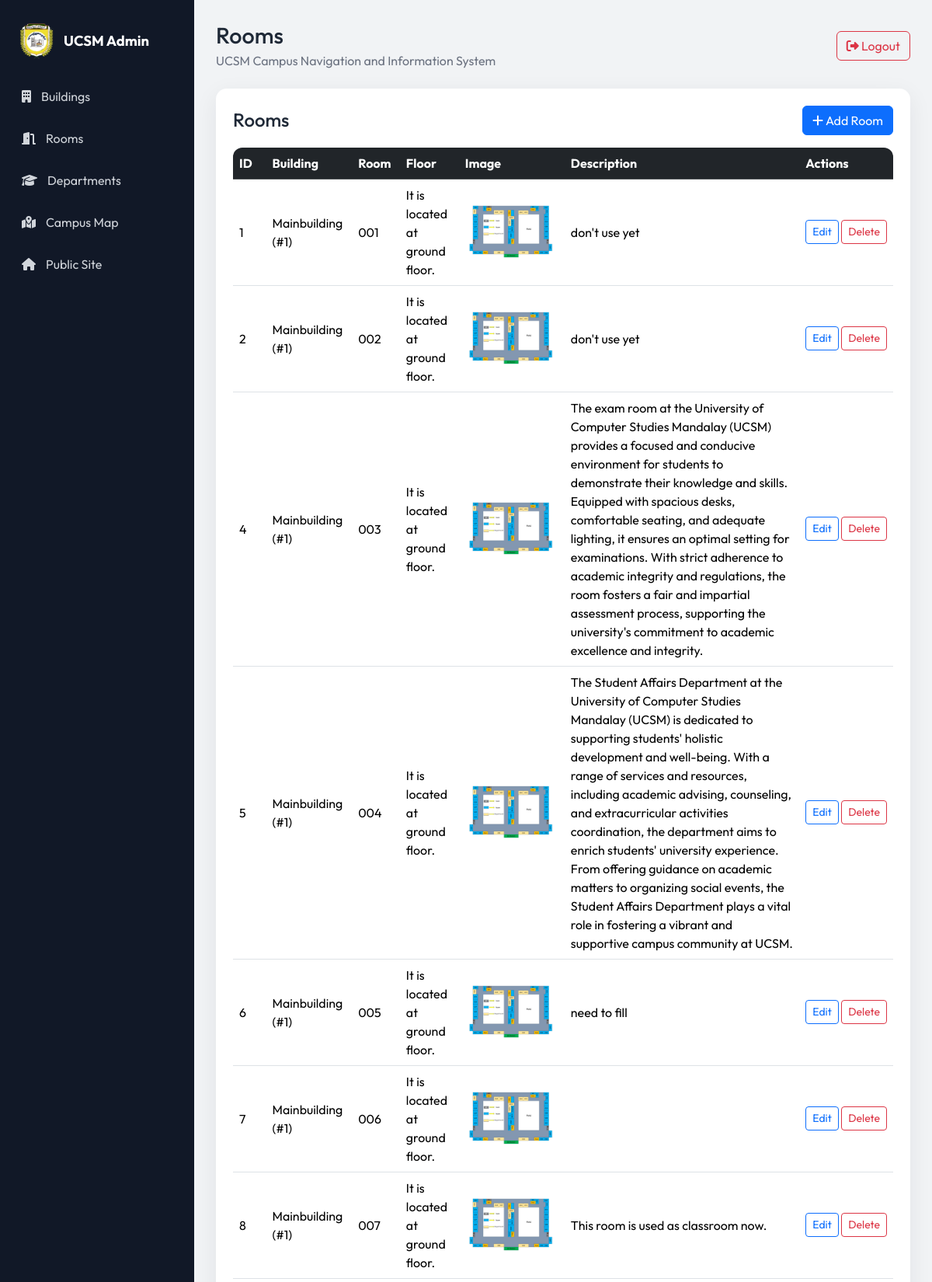
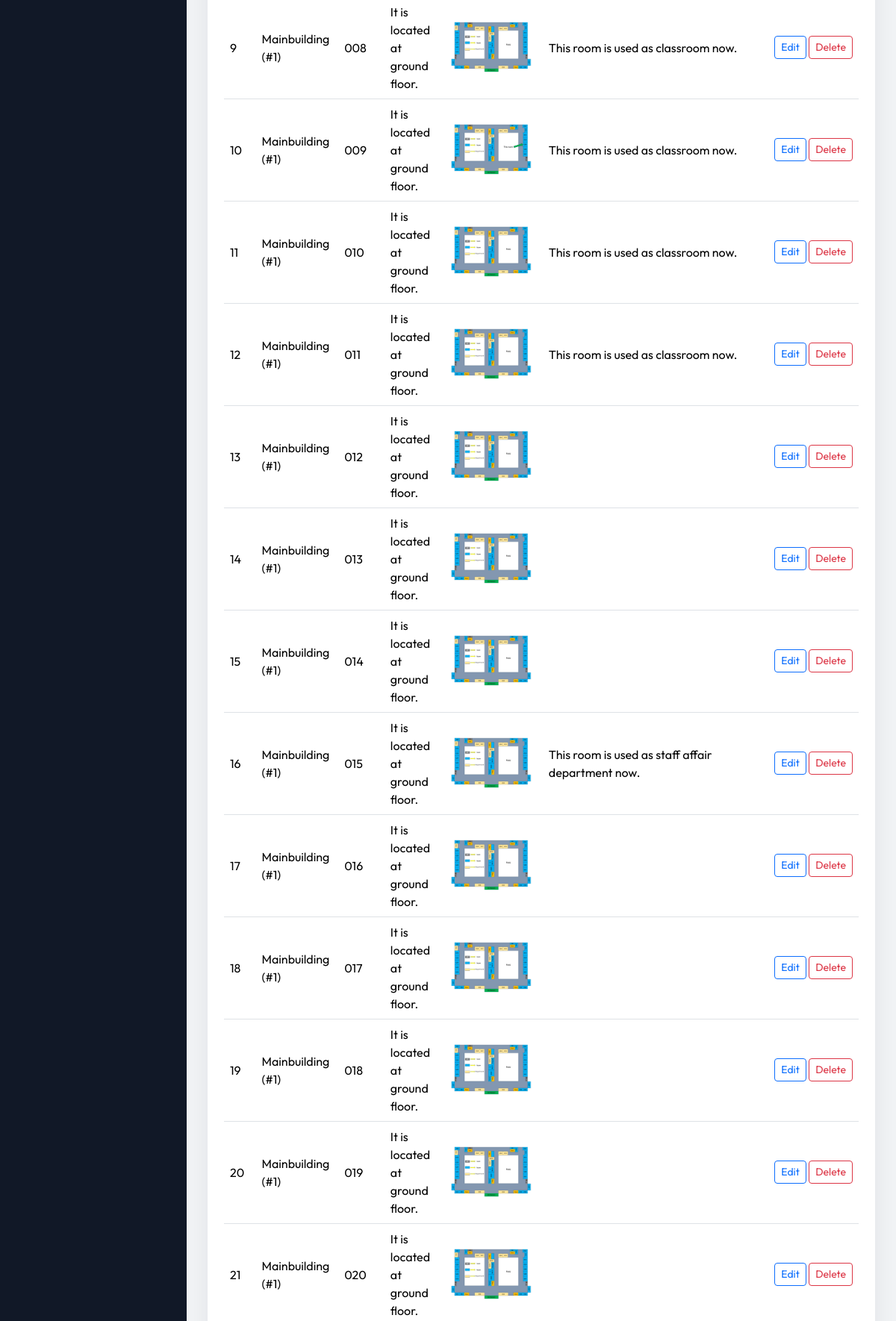
/new_buildingAdmin.php (signed in, upper part), run on the app's committed database (2 pictures, top to bottom).
### tables this page shows
CREATE TABLE `room` (
  `id` int(225) NOT NULL,
  `bid` int(225) NOT NULL,
  `roomnum` varchar(225) NOT NULL,
  `floor` varchar(225) NOT NULL,
  `imgroom` longblob NOT NULL,
  `descriptionOfRoom` text NOT NULL
);

CREATE TABLE `buildings` (
  `id` int(225) NOT NULL,
  `bname` varchar(200) DEFAULT NULL,
  `img` longblob NOT NULL,
  `description` text DEFAULT NULL
);

### bootstrap.php (called while the page is built, shortened)
<?php
require_once __DIR__ . '/includes/helpers.php';
require_once __DIR__ . '/classes/Room.php';
$db = Database::getInstance()->connection();
$roomModel = new Room($db);

### classes/Room.php (called while the page is built, shortened)
<?php
final class Room
{
    public function all(): array
    {
        $sql = 'SELECT r.id, r.bid, r.roomnum, r.floor, r.imgroom, r.descriptionOfRoom, b.bname AS building_name
                FROM room r JOIN buildings b ON b.id = r.bid ORDER BY r.bid, r.id';
        $result = $this->db->query($sql);
        return $result->fetch_all(MYSQLI_ASSOC);
    }
}

### includes/helpers.php (called while the page is built, shortened)
<?php
function e(?string $value): string
{
    return htmlspecialchars((string)$value, ENT_QUOTES, 'UTF-8');
}

### new_buildingAdmin.php (the view, shortened to what this page needs)
<?php
require __DIR__ . '/includes/auth_guard.php';
try { $rooms=$roomModel->all(); } catch(Throwable $e){ error_log($e->getMessage()); flash('danger','Rooms could not be loaded.'); $rooms=[]; }
$pageTitle='Rooms'; require __DIR__.'/includes/admin_header.php';
?><div class="admin-card"><div class="d-flex flex-wrap justify-content-between align-items-center gap-2 mb-3"><h2 class="h4 mb-0">Rooms</h2><a class="btn btn-primary" href="add_new_building.php"><i class="fa-solid fa-plus"></i> Add Room</a></div><div class="table-wrap"><table class="table table-hover admin-table"><thead class="table-dark"><tr><th>ID</th><th>Building</th><th>Room</th><th>Floor</th><th>Image</th><th>Description</th><th>Actions</th></tr></thead><tbody>
<?php if(!$rooms): ?><tr><td colspan="7" class="empty-state">No rooms found.</td></tr><?php endif; ?><?php foreach($rooms as $row): ?><tr><td><?= (int)$row['id'] ?></td><td><?= e($row['building_name']) ?> (#<?= (int)$row['bid'] ?>)</td><td><?= e($row['roomnum']) ?></td><td><?= e($row['floor']) ?></td><td><img src="<?= e($row['imgroom']) ?>" alt="Room <?= e($row['roomnum']) ?>"></td><td><?= nl2br(e($row['descriptionOfRoom'])) ?></td><td class="text-nowrap"><a class="btn btn-sm btn-outline-primary" href="editbuilding.php?id=<?= (int)$row['id'] ?>">Edit</a> <form class="d-inline" action="deletebuilding.php" method="post" onsubmit="return confirm('Delete this room and its associated department records?');"><input type="hidden" name="csrf_token" value="<?= e(csrf_token()) ?>"><input type="hidden" name="id" value="<?= (int)$row['id'] ?>"><button class="btn btn-sm btn-outline-danger">Delete</button></form></td></tr><?php endforeach; ?></tbody></table></div></div><?php require __DIR__.'/includes/admin_footer.php'; ?>

### admin.css (style rules this page uses)
:root { --sidebar:#111827;--sidebar-hover:#1f2937;--accent:#2f1fe4;--page:#f1f3f5;--card:#fff;--text:#1f2937;--muted:#6b7280 }
* { box-sizing:border-box }
html,body { margin:0;min-height:100%;font-family:Outfit,system-ui,sans-serif;background:var(--page);color:var(--text) }
.admin-card { background:var(--card);border-radius:14px;box-shadow:0 8px 30px rgba(15,23,42,.07);padding:22px }
.table-wrap { width:100%;overflow-x:auto;border-radius:12px }
.admin-table { min-width:850px }
.admin-table img { width:120px;height:70px;object-fit:cover;border-radius:8px }
.admin-table td,.admin-table th { vertical-align:middle }

### data on the page
room: id "1", bid.bname "Mainbuilding", bid "1", roomnum "001", floor "It is located at ground floor.", imgroom (picture), descriptionOfRoom "don't use yet"
room: id "2", bid.bname "Mainbuilding", bid "1", roomnum "002", floor "It is located at ground floor.", imgroom (picture), descriptionOfRoom "don't use yet"
room: id "4", bid.bname "Mainbuilding", bid "1", roomnum "003", floor "It is located at ground floor.", imgroom (picture), descriptionOfRoom "The exam room at the University of Computer Studies Mandalay (UCSM) provides a focused and conducive environment for students to demonstrate their knowledge and skills. Equipped with spacious desks, comfortable seating, and adequate lighting, it ensures an optimal setting for examinations. With strict adherence to academic integrity and regulations, the room fosters a fair and impartial assessment process, supporting the university's commitment to academic excellence and integrity."
room: id "5", bid.bname "Mainbuilding", bid "1", roomnum "004", floor "It is located at ground floor.", imgroom (picture), descriptionOfRoom "The Student Affairs Department at the University of Computer Studies Mandalay (UCSM) is dedicated to supporting students' holistic development and well-being. With a range of services and resources, including academic advising, counseling, and extracurricular activities coordination, the department aims to enrich students' university experience. From offering guidance on academic matters to organizing social events, the Student Affairs Department plays a vital role in fostering a vibrant and supportive campus community at UCSM."
room: id "6", bid.bname "Mainbuilding", bid "1", roomnum "005", floor "It is located at ground floor.", imgroom (picture), descriptionOfRoom "need to fill"
room: id "7", bid.bname "Mainbuilding", bid "1", roomnum "006", floor "It is located at ground floor.", imgroom (picture)
room: id "8", bid.bname "Mainbuilding", bid "1", roomnum "007", floor "It is located at ground floor.", imgroom (picture), descriptionOfRoom "This room is used as classroom now."
room: id "9", bid.bname "Mainbuilding", bid "1", roomnum "008", floor "It is located at ground floor.", imgroom (picture), descriptionOfRoom "This room is used as classroom now."
room: id "10", bid.bname "Mainbuilding", bid "1", roomnum "009", floor "It is located at ground floor.", imgroom (picture), descriptionOfRoom "This room is used as classroom now."
room: id "11", bid.bname "Mainbuilding", bid "1", roomnum "010", floor "It is located at ground floor.", imgroom (picture), descriptionOfRoom "This room is used as classroom now."
room: id "12", bid.bname "Mainbuilding", bid "1", roomnum "011", floor "It is located at ground floor.", imgroom (picture), descriptionOfRoom "This room is used as classroom now."
room: id "13", bid.bname "Mainbuilding", bid "1", roomnum "012", floor "It is located at ground floor.", imgroom (picture)
room: id "14", bid.bname "Mainbuilding", bid "1", roomnum "013", floor "It is located at ground floor.", imgroom (picture)
room: id "15", bid.bname "Mainbuilding", bid "1", roomnum "014", floor "It is located at ground floor.", imgroom (picture)
room: id "16", bid.bname "Mainbuilding", bid "1", roomnum "015", floor "It is located at ground floor.", imgroom (picture), descriptionOfRoom "This room is used as staff affair department now."
room: id "17", bid.bname "Mainbuilding", bid "1", roomnum "016", floor "It is located at ground floor.", imgroom (picture)
room: id "18", bid.bname "Mainbuilding", bid "1", roomnum "017", floor "It is located at ground floor.", imgroom (picture)
room: id "19", bid.bname "Mainbuilding", bid "1", roomnum "018", floor "It is located at ground floor.", imgroom (picture)
room: id "20", bid.bname "Mainbuilding", bid "1", roomnum "019", floor "It is located at ground floor.", imgroom (picture)
room: id "21", bid.bname "Mainbuilding", bid "1", roomnum "020", floor "It is located at ground floor.", imgroom (picture)

### other printed values
$pageTitle "Rooms"
